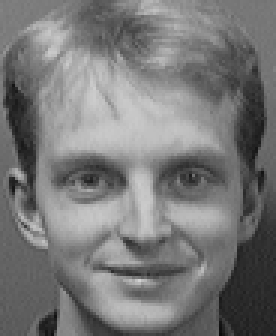
#> input picture worker/6.pgm, 92 x 112 px (shown 3 times larger)
$ python face3.py
#> lines starting #> are read from the running program, lines starting #| are printed output that depends on the picture; after the words box and inside, x2 and y2 are one past the last pixel; in counts of white or black regions, pixels touching at a corner belong together; long printed decimals are rounded
import cv2
import numpy as np
import os
#加载训练数据集文件
recogizer=cv2.face.LBPHFaceRecognizer_create()
recogizer.read('trainer/trainer.yml')
#准备识别的图片
img=cv2.imread('6.pgm')
#> img is the input picture: shape (112, 92, 3); min 10, max 210, mean 120.3
gray=cv2.cvtColor(img,cv2.COLOR_BGR2GRAY)
face_detector = cv2.CascadeClassifier(
    'E:/opencv/opencv-4.4.0/data/haarcascades/haarcascade_frontalface_default.xml')
faces = face_detector.detectMultiScale(gray)
#> faces = [[9, 30, 76, 76]]
for x,y,w,h in faces:
    cv2.rectangle(img,(x,y),(x+w,y+h),(0,255,0),2)
    #人脸识别
    id,confidence=recogizer.predict(gray[y:y+h,x:x+w])
    print('标签id:',id,'置信评分：',confidence)
#> this loop made 1 pass
#> (x, y, w, h, id, confidence) on pass 1: (9, 30, 76, 76, 2, 105.5)
#| 标签id: 2 置信评分： 105.466
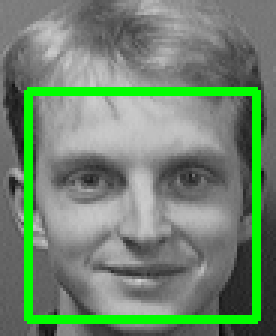
#> img: shape (112, 92, 3) (shown 3 times larger); 8.81% of pixels changed, all inside (x1, y1, x2, y2) = (8, 29, 87, 108)
cv2.imshow('result',img)
cv2.waitKey(0)
cv2.destroyAllWindows()

$ run again, with worker/test many-1.jpg saved as worker/6.pgm
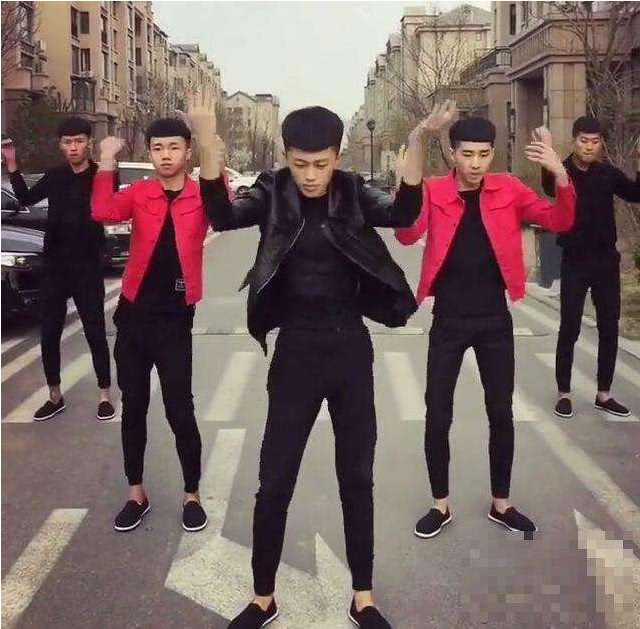
#> input picture worker/test many-1.jpg, 640 x 629 px
#> img is the input picture: shape (629, 640, 3); mean B, G, R 99.1, 100.8, 121.5
#> `gray=cv2.cvtColor(img,cv2.COLOR_BGR2GRAY)`:
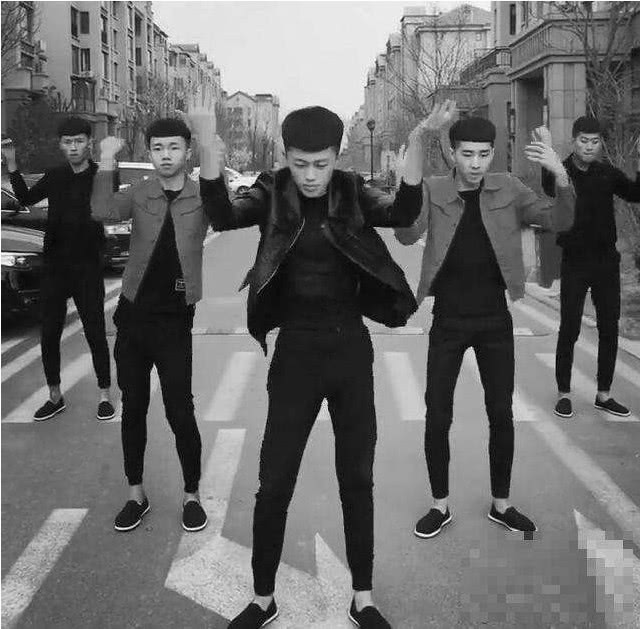
#> gray: shape (629, 640); min 0, max 255, mean 106.8
#> faces = [[573, 129, 31, 31], [57, 130, 32, 32], [144, 131, 43, 43], [450, 135, 50, 50], [284, 144, 54, 54], [475, 192, 48, 48], [187, 353, 96, 96]]
#> the loop `for x,y,w,h in faces:` made 7 passes
#> (x, y, w, h, id, confidence) on passes 1 to 7: (573, 129, 31, 31, 11, 192.9), (57, 130, 32, 32, 3, 189.1), (144, 131, 43, 43, 10, 148.6), (450, 135, 50, 50, 10, 148.5), (284, 144, 54, 54, 10, 146.3), (475, 192, 48, 48, 10, 163.1), (187, 353, 96, 96, 11, 138)
#> (printed output is left out)
#> after the loop `for x,y,w,h in faces:`:
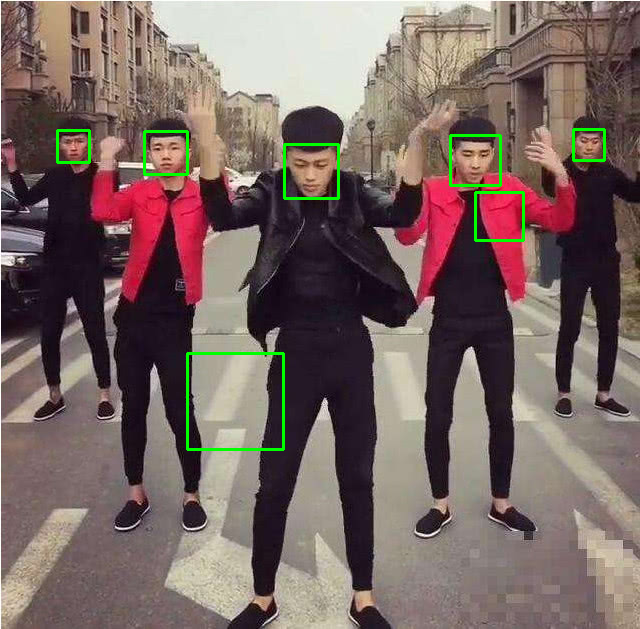
#> img: shape (629, 640, 3); 1.05% of pixels changed, all inside (x1, y1, x2, y2) = (56, 128, 606, 451)

$ run again, with worker/test many-6.jpg saved as worker/6.pgm
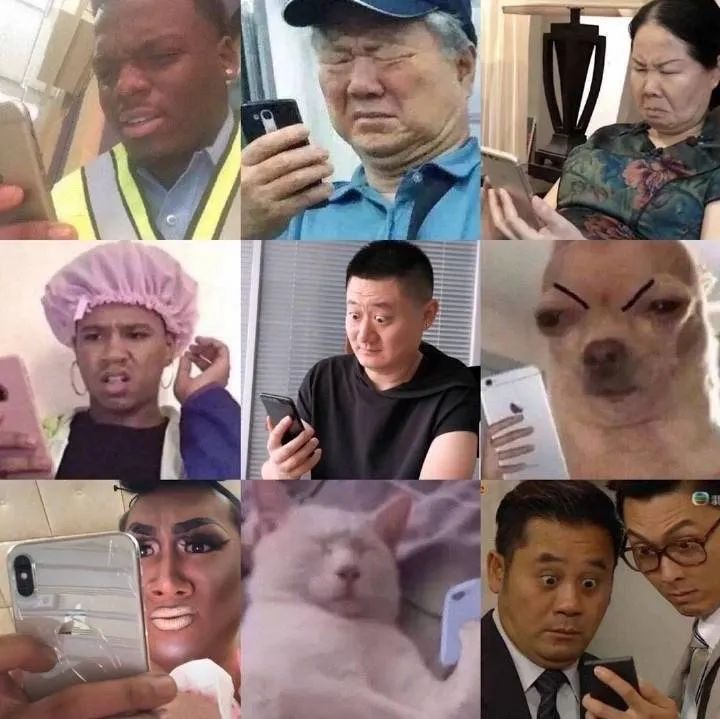
#> input picture worker/test many-6.jpg, 720 x 719 px
#> img is the input picture: shape (719, 720, 3); mean B, G, R 112.4, 116.6, 136.7
#> `gray=cv2.cvtColor(img,cv2.COLOR_BGR2GRAY)`:
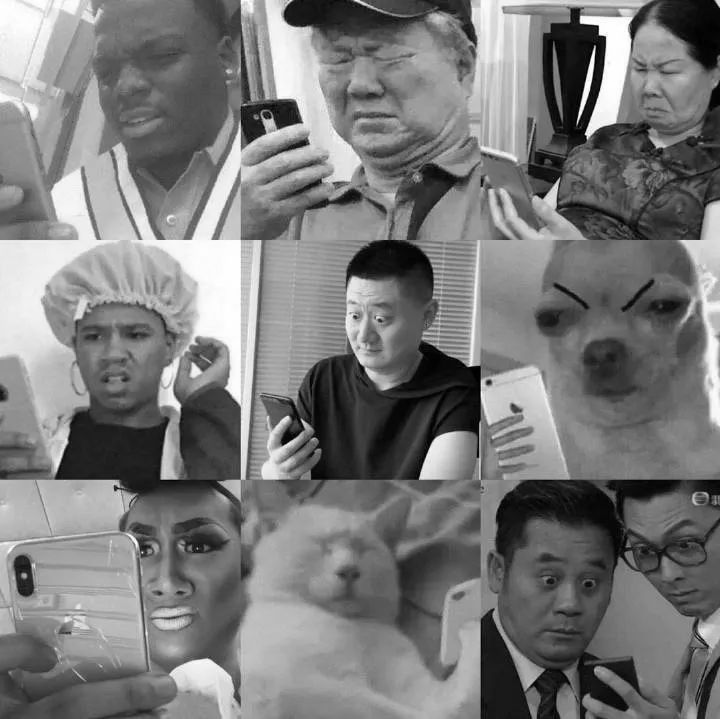
#> gray: shape (719, 720); min 0, max 255, mean 122.1
#> faces = [[332, 286, 76, 76], [612, 39, 81, 81], [61, 294, 108, 108], [69, 18, 119, 119], [496, 522, 141, 141], [225, 61, 136, 136], [95, 483, 154, 154]]
#> the loop `for x,y,w,h in faces:` made 7 passes
#> (x, y, w, h, id, confidence) on passes 1 to 7: (332, 286, 76, 76, 10, 148.8), (612, 39, 81, 81, 15, 148), (61, 294, 108, 108, 10, 120.8), (69, 18, 119, 119, 15, 127.9), (496, 522, 141, 141, 11, 117.4), (225, 61, 136, 136, 12, 128.6), (95, 483, 154, 154, 10, 130.4)
#> (printed output is left out)
#> after the loop `for x,y,w,h in faces:`:
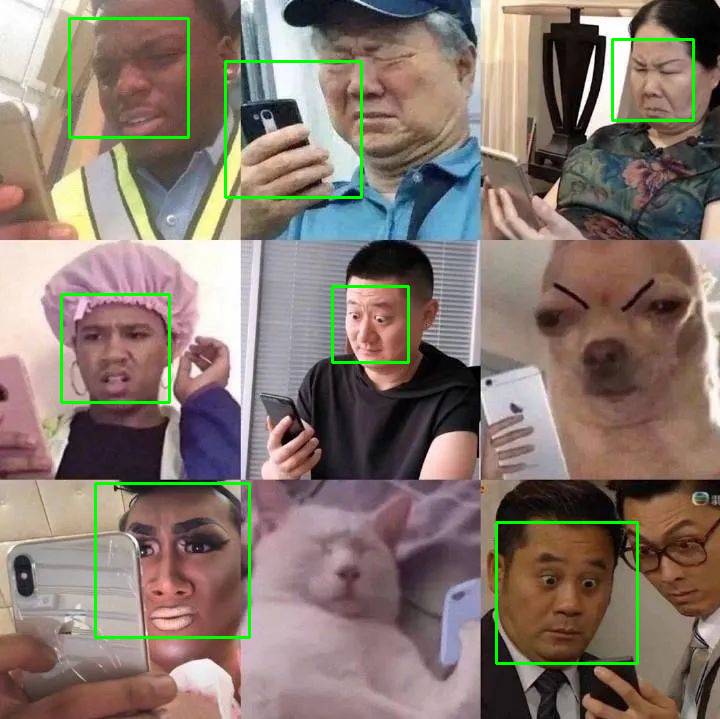
#> img: shape (719, 720, 3); 1.88% of pixels changed, all inside (x1, y1, x2, y2) = (60, 17, 695, 665)
